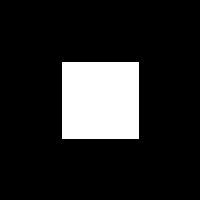
#> input picture 03图像变换/src/imgs/test.jpg, 200 x 200 px, found by its file name
$ python demo.py
#> lines starting #> are read from the running program, lines starting #| are printed output that depends on the picture

import numpy as np
import cv2
from matplotlib import pyplot as plt

#读取图像

img = cv2.imread(r'imgs\test.jpg', 0)
#> img is the input picture: shape (200, 200); min 0, max 255, mean 37.8
print(type(img))
#| <class 'numpy.ndarray'>
#傅里叶变换
dft = cv2.dft(np.float32(img), flags = cv2.DFT_COMPLEX_OUTPUT)

#将频谱低频从左上角移动至中心位置
dft_shift = np.fft.fftshift(dft)

#频谱图像双通道复数转换为0-255区间
result = 20*np.log(cv2.magnitude(dft_shift[:,:,0], dft_shift[:,:,1]))
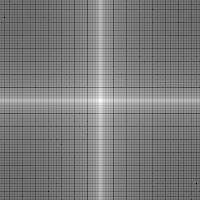
#> result: shape (200, 200) float32; min -51.55, max 284.6, mean 111.7; drawn with min black and max white

#显示图像
plt.subplot(121), plt.imshow(img, cmap = 'gray')
plt.title('Input Image'), plt.xticks([]), plt.yticks([])
plt.subplot(122), plt.imshow(result, cmap = 'gray')
plt.title('Magnitude Spectrum'), plt.xticks([]), plt.yticks([])
plt.show()
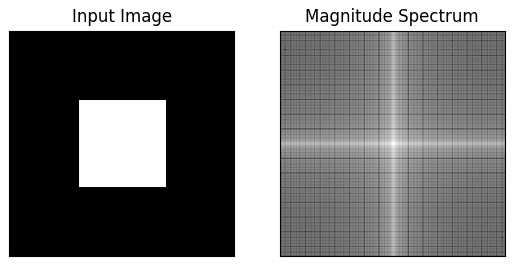
#> figure drawn by matplotlib, 2 panels
